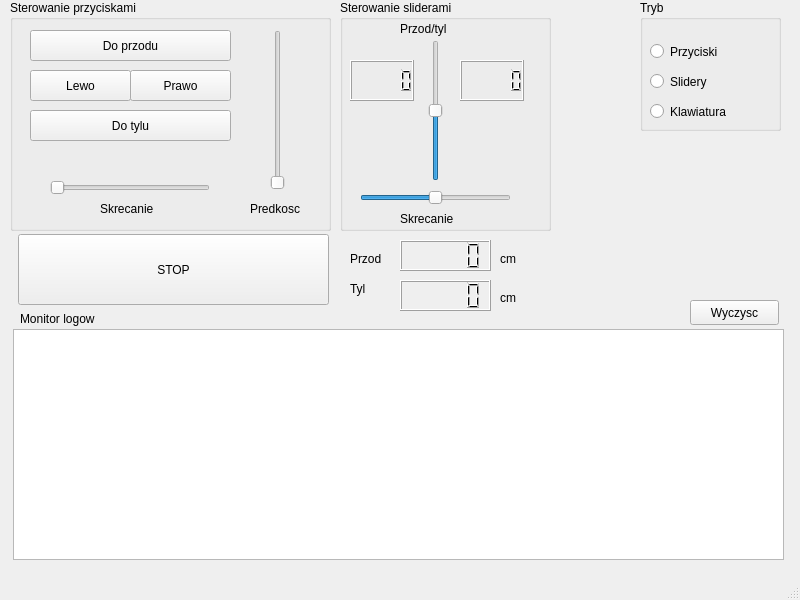
<?xml version="1.0" encoding="UTF-8"?>
<ui version="4.0">
 <class>MainWindow</class>
 <widget class="QMainWindow" name="MainWindow">
  <property name="geometry">
   <rect>
    <x>0</x>
    <y>0</y>
    <width>800</width>
    <height>600</height>
   </rect>
  </property>
  <property name="windowTitle">
   <string>MainWindow</string>
  </property>
  <widget class="QWidget" name="centralwidget">
   <widget class="QGroupBox" name="buttonControlBox">
    <property name="geometry">
     <rect>
      <x>10</x>
      <y>0</y>
      <width>321</width>
      <height>231</height>
     </rect>
    </property>
    <property name="title">
     <string>Sterowanie przyciskami</string>
    </property>
    <widget class="QPushButton" name="driveRightButton">
     <property name="geometry">
      <rect>
       <x>120</x>
       <y>70</y>
       <width>101</width>
       <height>31</height>
      </rect>
     </property>
     <property name="text">
      <string>Prawo</string>
     </property>
    </widget>
    <widget class="QPushButton" name="driveForawrdButton">
     <property name="geometry">
      <rect>
       <x>20</x>
       <y>30</y>
       <width>201</width>
       <height>31</height>
      </rect>
     </property>
     <property name="text">
      <string>Do przodu</string>
     </property>
    </widget>
    <widget class="QPushButton" name="driveLeftButton">
     <property name="geometry">
      <rect>
       <x>20</x>
       <y>70</y>
       <width>101</width>
       <height>31</height>
      </rect>
     </property>
     <property name="text">
      <string>Lewo</string>
     </property>
    </widget>
    <widget class="QPushButton" name="driveBackwardButton">
     <property name="geometry">
      <rect>
       <x>20</x>
       <y>110</y>
       <width>201</width>
       <height>31</height>
      </rect>
     </property>
     <property name="text">
      <string>Do tylu</string>
     </property>
    </widget>
    <widget class="QSlider" name="speedSlider">
     <property name="geometry">
      <rect>
       <x>260</x>
       <y>30</y>
       <width>16</width>
       <height>160</height>
      </rect>
     </property>
     <property name="minimum">
      <number>0</number>
     </property>
     <property name="maximum">
      <number>255</number>
     </property>
     <property name="singleStep">
      <number>1</number>
     </property>
     <property name="orientation">
      <enum>Qt::Vertical</enum>
     </property>
    </widget>
    <widget class="QSlider" name="turningSlider">
     <property name="geometry">
      <rect>
       <x>40</x>
       <y>180</y>
       <width>160</width>
       <height>16</height>
      </rect>
     </property>
     <property name="maximum">
      <number>255</number>
     </property>
     <property name="orientation">
      <enum>Qt::Horizontal</enum>
     </property>
    </widget>
    <widget class="QLabel" name="speedLabel">
     <property name="geometry">
      <rect>
       <x>240</x>
       <y>200</y>
       <width>67</width>
       <height>17</height>
      </rect>
     </property>
     <property name="text">
      <string>Predkosc</string>
     </property>
    </widget>
    <widget class="QLabel" name="turningLabel">
     <property name="geometry">
      <rect>
       <x>90</x>
       <y>200</y>
       <width>67</width>
       <height>17</height>
      </rect>
     </property>
     <property name="text">
      <string>Skrecanie</string>
     </property>
    </widget>
   </widget>
   <widget class="QGroupBox" name="groupBox_2">
    <property name="geometry">
     <rect>
      <x>640</x>
      <y>0</y>
      <width>141</width>
      <height>131</height>
     </rect>
    </property>
    <property name="title">
     <string>Tryb</string>
    </property>
    <widget class="QRadioButton" name="buttonsMode">
     <property name="geometry">
      <rect>
       <x>10</x>
       <y>40</y>
       <width>112</width>
       <height>23</height>
      </rect>
     </property>
     <property name="text">
      <string>Przyciski</string>
     </property>
    </widget>
    <widget class="QRadioButton" name="slidersMode">
     <property name="geometry">
      <rect>
       <x>10</x>
       <y>70</y>
       <width>112</width>
       <height>23</height>
      </rect>
     </property>
     <property name="text">
      <string>Slidery</string>
     </property>
    </widget>
    <widget class="QRadioButton" name="keyboardMode">
     <property name="geometry">
      <rect>
       <x>10</x>
       <y>100</y>
       <width>112</width>
       <height>23</height>
      </rect>
     </property>
     <property name="text">
      <string>Klawiatura</string>
     </property>
    </widget>
   </widget>
   <widget class="QPushButton" name="stopButton">
    <property name="geometry">
     <rect>
      <x>18</x>
      <y>234</y>
      <width>311</width>
      <height>71</height>
     </rect>
    </property>
    <property name="text">
     <string>STOP</string>
    </property>
   </widget>
   <widget class="QTextEdit" name="logsMonitor">
    <property name="geometry">
     <rect>
      <x>13</x>
      <y>329</y>
      <width>771</width>
      <height>231</height>
     </rect>
    </property>
   </widget>
   <widget class="QLabel" name="logsMonitorLabel">
    <property name="geometry">
     <rect>
      <x>20</x>
      <y>310</y>
      <width>111</width>
      <height>17</height>
     </rect>
    </property>
    <property name="text">
     <string>Monitor logow</string>
    </property>
   </widget>
   <widget class="QPushButton" name="clearMonitorButton">
    <property name="geometry">
     <rect>
      <x>690</x>
      <y>300</y>
      <width>89</width>
      <height>25</height>
     </rect>
    </property>
    <property name="text">
     <string>Wyczysc</string>
    </property>
   </widget>
   <widget class="QGroupBox" name="groupBox">
    <property name="geometry">
     <rect>
      <x>340</x>
      <y>0</y>
      <width>211</width>
      <height>231</height>
     </rect>
    </property>
    <property name="title">
     <string>Sterowanie sliderami</string>
    </property>
    <widget class="QSlider" name="directionSlider">
     <property name="geometry">
      <rect>
       <x>80</x>
       <y>40</y>
       <width>31</width>
       <height>141</height>
      </rect>
     </property>
     <property name="minimum">
      <number>-100</number>
     </property>
     <property name="maximum">
      <number>100</number>
     </property>
     <property name="orientation">
      <enum>Qt::Vertical</enum>
     </property>
    </widget>
    <widget class="QLabel" name="sliderDirectionLabel">
     <property name="geometry">
      <rect>
       <x>60</x>
       <y>20</y>
       <width>67</width>
       <height>17</height>
      </rect>
     </property>
     <property name="text">
      <string>Przod/tyl</string>
     </property>
    </widget>
    <widget class="QSlider" name="turningSlider_2">
     <property name="geometry">
      <rect>
       <x>20</x>
       <y>190</y>
       <width>151</width>
       <height>16</height>
      </rect>
     </property>
     <property name="minimum">
      <number>-100</number>
     </property>
     <property name="maximum">
      <number>100</number>
     </property>
     <property name="orientation">
      <enum>Qt::Horizontal</enum>
     </property>
    </widget>
    <widget class="QLabel" name="turningSliderLabel">
     <property name="geometry">
      <rect>
       <x>60</x>
       <y>210</y>
       <width>67</width>
       <height>17</height>
      </rect>
     </property>
     <property name="text">
      <string>Skrecanie</string>
     </property>
    </widget>
    <widget class="QLCDNumber" name="leftSpeedIndicator">
     <property name="geometry">
      <rect>
       <x>10</x>
       <y>60</y>
       <width>64</width>
       <height>41</height>
      </rect>
     </property>
    </widget>
    <widget class="QLCDNumber" name="rightSpeedIndicator">
     <property name="enabled">
      <bool>true</bool>
     </property>
     <property name="geometry">
      <rect>
       <x>120</x>
       <y>60</y>
       <width>64</width>
       <height>41</height>
      </rect>
     </property>
    </widget>
   </widget>
   <widget class="QLCDNumber" name="frontRadarLCD">
    <property name="geometry">
     <rect>
      <x>400</x>
      <y>240</y>
      <width>91</width>
      <height>31</height>
     </rect>
    </property>
   </widget>
   <widget class="QLCDNumber" name="rearRadarLCD">
    <property name="geometry">
     <rect>
      <x>400</x>
      <y>280</y>
      <width>91</width>
      <height>31</height>
     </rect>
    </property>
   </widget>
   <widget class="QLabel" name="frontRadarLabel">
    <property name="geometry">
     <rect>
      <x>350</x>
      <y>250</y>
      <width>41</width>
      <height>17</height>
     </rect>
    </property>
    <property name="text">
     <string>Przod</string>
    </property>
   </widget>
   <widget class="QLabel" name="rearRadarLabel">
    <property name="geometry">
     <rect>
      <x>350</x>
      <y>280</y>
      <width>31</width>
      <height>17</height>
     </rect>
    </property>
    <property name="text">
     <string>Tyl</string>
    </property>
   </widget>
   <widget class="QLabel" name="cmLabel">
    <property name="geometry">
     <rect>
      <x>500</x>
      <y>250</y>
      <width>31</width>
      <height>17</height>
     </rect>
    </property>
    <property name="text">
     <string>cm</string>
    </property>
   </widget>
   <widget class="QLabel" name="cmLabel_2">
    <property name="geometry">
     <rect>
      <x>500</x>
      <y>290</y>
      <width>31</width>
      <height>16</height>
     </rect>
    </property>
    <property name="text">
     <string>cm</string>
    </property>
   </widget>
  </widget>
  <widget class="QMenuBar" name="menubar">
   <property name="geometry">
    <rect>
     <x>0</x>
     <y>0</y>
     <width>800</width>
     <height>22</height>
    </rect>
   </property>
  </widget>
  <widget class="QStatusBar" name="statusbar"/>
 </widget>
 <resources/>
 <connections/>
</ui>
